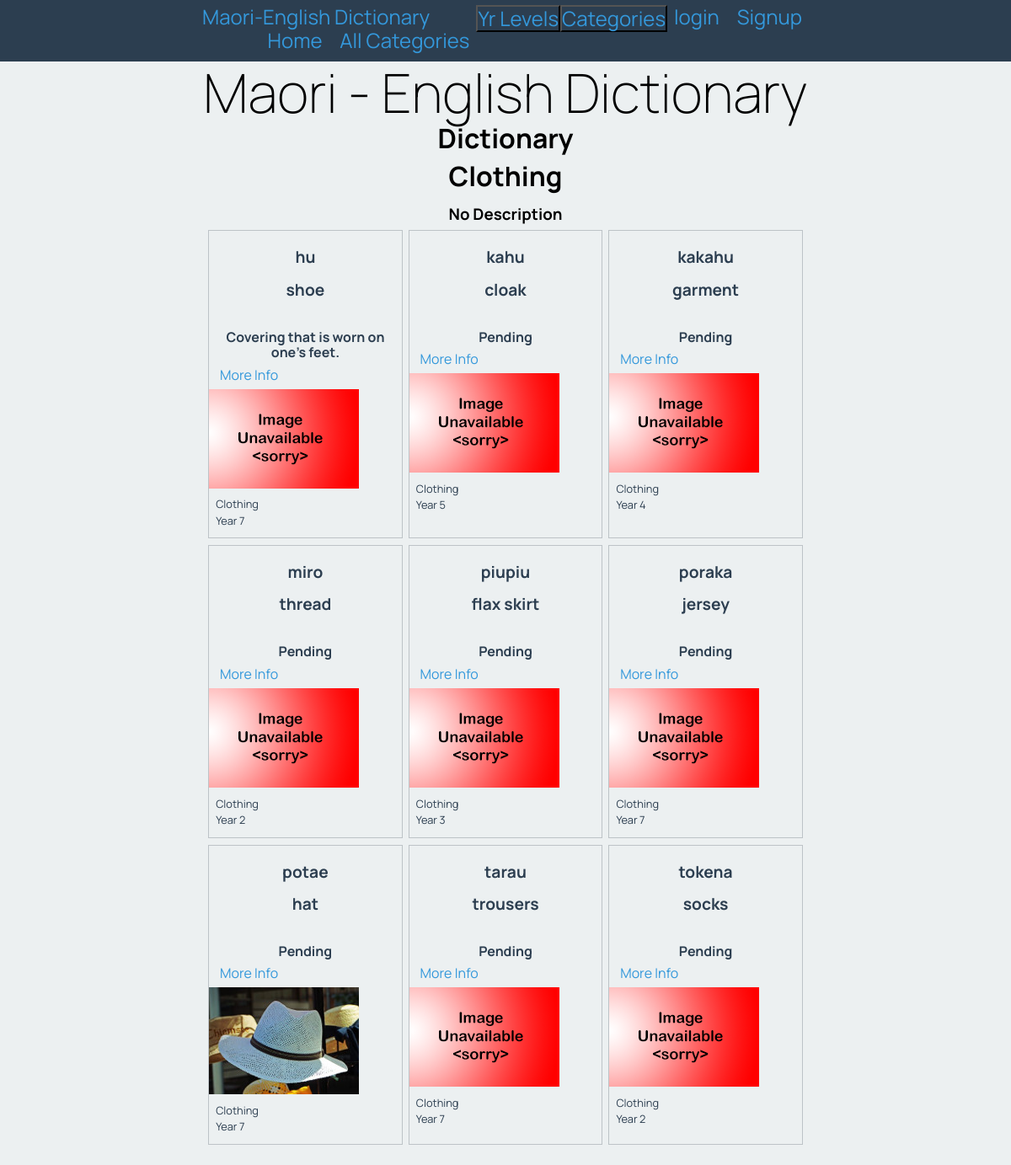
Screenshot of /dictionary/3 with the database file from the repository.
### tables this page shows
CREATE TABLE categories
(
    id          integer
        constraint categories_pk
            primary key autoincrement,
    title       varchar(30),
    description varchar(150)
, type char(10));

CREATE TABLE words
(
    id         integer
        constraint words_pk
            primary key autoincrement,
    eng_word   varchar(30),
    category   integer
        constraint words_categories_id_fk
            references categories,
    definition varchar(150),
    level      integer
        constraint english_words_categories_id_fk_2
            references categories,
    mri_word   varchar(30)
, image varchar(60));

### app.py (the view)
@APP.route('/dictionary/<cat_id>')
def render_dictionary_page(cat_id):
    cat_id = cat_id.strip("<")
    cat_id = cat_id.strip(">")
    con = create_connection(DATABASE)
    cur = con.cursor()
    if cat_id == "":
        query = "SELECT mri_word, eng_word, definition, category, level, image, id FROM words"
        cur.execute(query, )
        word_list = cur.fetchall()
        cat_info = [("All Categories", "The whole undivided dictionary",)]
    else:
        query = "SELECT mri_word, eng_word, definition, category, level, image, id FROM words WHERE category =? OR " \
                "level = ?"
        cur.execute(query, (cat_id, cat_id,))
        word_list = cur.fetchall()
        query = "SELECT title, description FROM categories WHERE id =? "
        cur.execute(query, (cat_id,))
        cat_info = cur.fetchall()
    for i in range(len(word_list)):
        query = "SELECT title FROM categories WHERE id =? "
        cur.execute(query, (word_list[i][3], ))
        word_list[i] = word_list[i] + (cur.fetchall()[0])
        cur.execute(query, (word_list[i][4], ))
        word_list[i] = word_list[i] + (cur.fetchall()[0])
    con.close()
    return render_template('dictionary.html', cat_list=render_cat_lev_menus('C'), lev_list=render_cat_lev_menus('L'),
                           word_list=word_list, logged_in=is_logged_in()[0], cat_info=cat_info,
                           perms = is_logged_in()[1])

### app.py (called while the page is built)
def create_connection(db_file: object) -> object:
    try:
        connection = sqlite3.connect(db_file)
        return connection
    except Error as e:
        print(e)
    return None

def is_logged_in():
    if session.get("email") is None:
        perms = ""
        return False, perms
    else:
        perms = session.get('user_perms')
        return True, perms

def render_cat_lev_menus(catlev):
    con = create_connection(DATABASE)
    query = "SELECT id, title FROM categories WHERE type=?"
    cur = con.cursor()
    cur.execute(query, (catlev))
    cat_list = cur.fetchall()
    con.close()
    return cat_list

### Templates/dictionary.html
{% extends 'base.html' %}
{% block pageheading %}
Dictionary
{% endblock %}
{% block main %}
<div class = title>
    <h2>{{ cat_info[0][0] }}</h2>
    <h3>{{ cat_info[0][1] }}</h3>
</div>
    <div class ="words">
        {% for word in word_list %}
        <div class="word-box">
            <div class = "word-box-words">
                <h3>{{ word[0] }}</h3>
                <h3>{{ word[1] }}</h3>
            </div>
            <div class= 'word-box-description'>
                <h4>{{ word[2] }}</h4>
                <a href="/word_page/{{ word[6] }}">More Info</a>
            </div>
            <div class = word-box-image>
                <img src="/static/images/{{ word[5] }}"
                     onerror="this.onerror=null;this.src='/static/images/noimage.png';">
            </div>
            <div class="word-box-description">
                <p> {{ word[7] }} </p>
                <p> {{ word[8] }} </p>
            </div>
        </div>
        {% endfor %}
    </div>
{% endblock %}

### Static/maori_dictionary.css (style rules this page uses)
* { font-family: 'Manrope', sans-serif; padding: 0; margin: 0; box-sizing: border-box; }
body { background-color: rgba(236, 240, 241, 1.0); padding-bottom: 1rem; }
img { max-width: 100%; }
h2 { font-size: 2rem; text-align: center; margin: 0 0 0.5rem 0; }
a, a:visited { color: rgba(52, 152, 219, 1.0); text-decoration: none; }
.words { display: flex; flex-wrap: wrap; justify-content: space-evenly; }
.word-box { width: 32%; border: 1px solid rgba(189, 195, 199, 1.0); color: rgba(44, 62, 80, 1.0); margin-bottom: 0.5rem; }
.word-box-words { padding: 0.25rem; }
.word-box-description { padding: 0.5rem; }
.word-box-image { max-height: 250px; overflow: hidden; }
.word-box h3 { font-size: 1.2rem; text-align: center; }
.word-box p { font-size: 0.8rem; margin-bottom: 0.3rem; }
.word-box a { padding: 0.3rem; text-align: right; }
h3,h4, h6 { text-align: center; margin: 1rem 0 0.5rem 0; }

### rows the page displays
categories: title "Clothing", description "No Description", title "Clothing" "Clothing" "Clothing" "Clothing" "Clothing" "Clothing" "Clothing" "Clothing" "Clothing"
words: mri_word "hu", eng_word "shoe", definition "Covering that is worn on one's feet."
categories: title "Year 7" "Year 7" "Year 7" "Year 7"
words: mri_word "kahu", eng_word "cloak", definition "Pending"
categories: title "Year 5"
words: mri_word "kakahu", eng_word "garment", definition "Pending"
categories: title "Year 4"
words: mri_word "miro", eng_word "thread", definition "Pending"
categories: title "Year 2" "Year 2"
words: mri_word "piupiu", eng_word "flax skirt", definition "Pending"
categories: title "Year 3"
words: mri_word "poraka", eng_word "jersey", definition "Pending"
words: mri_word "potae", eng_word "hat", definition "Pending", image (picture)
words: mri_word "tarau", eng_word "trousers", definition "Pending"
words: mri_word "tokena", eng_word "socks", definition "Pending"
